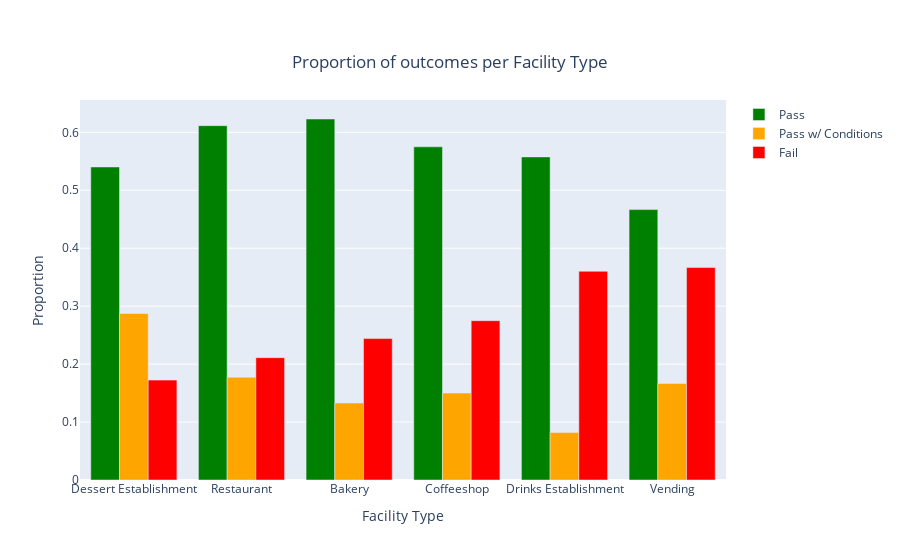

Notebook source saved alongside this figure:
### Code cell
plot_corr_with_results_plotly('Facility Type', filename='facilitytypesmall.html', df=inspections[inspections['Facility Type'].isin(['Bakery', 'Restaurant', 'Drinks Establishment', 'Coffeeshop', 'Vending', 'Dessert Establishment'])])
plot_corr_with_results('Facility Type', df=inspections[inspections['Facility Type'].isin(['Bakery', 'Restaurant', 'Drinks Establishment', 'Coffeeshop', 'Vending', 'Dessert Establishment'])])

### Figure 1 — Plotly figure (JSON) as saved in the notebook; plotly's stock layout.template omitted (floating-point values rounded to 4 significant figures)
{"data": [{"marker": {"color": "green"}, "name": "Pass", "type": "bar", "x": ["Dessert Establishment", "Restaurant", "Bakery", "Coffeeshop", "Drinks Establishment", "Vending"], "y": [0.5402, 0.6115, 0.623, 0.575, 0.5576, 0.4667]}, {"marker": {"color": "orange"}, "name": "Pass w/ Conditions", "type": "bar", "x": ["Dessert Establishment", "Restaurant", "Bakery", "Coffeeshop", "Drinks Establishment", "Vending"], "y": [0.2874, 0.1774, 0.1329, 0.15, 0.08218, 0.1667]}, {"marker": {"color": "red"}, "name": "Fail", "type": "bar", "x": ["Dessert Establishment", "Restaurant", "Bakery", "Coffeeshop", "Drinks Establishment", "Vending"], "y": [0.1724, 0.2111, 0.2441, 0.275, 0.3602, 0.3667]}], "layout": {"barmode": "group", "title": {"text": "Proportion of outcomes per Facility Type", "x": 0.5, "xanchor": "center", "y": 0.9, "yanchor": "top"}, "xaxis": {"title": {"text": "Facility Type"}}, "yaxis": {"title": {"text": "Proportion"}}}}
